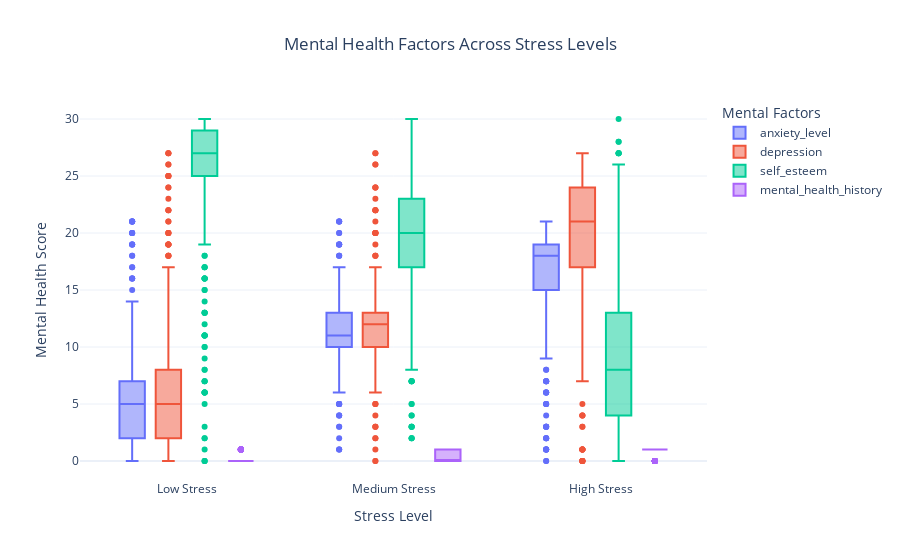

The notebook cell this image was saved under:
### Markdown cell above
### Mental Health Factors Across Stress Levels

### Code cell
mental_cols = [
    "anxiety_level",
    "depression",
    "self_esteem",
    "mental_health_history"
]
# melt -> Converts the dataframe from wide format → long format (required for Plotly box plots).
df_long = df.melt(
    id_vars="stress_level",
    value_vars=mental_cols,
    var_name="Mental Factor",
    value_name="Score"
)
fig = px.box(
    df_long,
    x="stress_level",
    y="Score",
    color="Mental Factor",
    title="Mental Health Factors Across Stress Levels",
    labels={
        "stress_level": "Stress Level",
        "Score": "Mental Health Score"
    }
)

fig.update_layout(
    title_x=0.5,
    xaxis=dict(
        tickmode="array",
        tickvals=[0, 1, 2],
        ticktext=["Low Stress", "Medium Stress", "High Stress"]
    ),
    template="plotly_white",
    legend_title_text="Mental Factors"
)

fig.show()

### Figure 1 — Plotly figure (JSON) as saved in the notebook; plotly's stock layout.template omitted (floating-point values rounded to 4 significant figures; data arrays with more than 128 entries replaced by an {"elided": "..."} marker saying what was removed)
{"data": [{"alignmentgroup": "True", "hovertemplate": "Mental Factor=anxiety_level<br>Stress Level=%{x}<br>Mental Health Score=%{y}<extra></extra>", "legendgroup": "anxiety_level", "marker": {"color": "#636efa"}, "name": "anxiety_level", "notched": false, "offsetgroup": "anxiety_level", "orientation": "v", "showlegend": true, "type": "box", "x": {"elided": "1100 int values"}, "x0": " ", "xaxis": "x", "y": {"elided": "1100 int values"}, "y0": " ", "yaxis": "y"}, {"alignmentgroup": "True", "hovertemplate": "Mental Factor=depression<br>Stress Level=%{x}<br>Mental Health Score=%{y}<extra></extra>", "legendgroup": "depression", "marker": {"color": "#EF553B"}, "name": "depression", "notched": false, "offsetgroup": "depression", "orientation": "v", "showlegend": true, "type": "box", "x": {"elided": "1100 int values"}, "x0": " ", "xaxis": "x", "y": {"elided": "1100 int values"}, "y0": " ", "yaxis": "y"}, {"alignmentgroup": "True", "hovertemplate": "Mental Factor=self_esteem<br>Stress Level=%{x}<br>Mental Health Score=%{y}<extra></extra>", "legendgroup": "self_esteem", "marker": {"color": "#00cc96"}, "name": "self_esteem", "notched": false, "offsetgroup": "self_esteem", "orientation": "v", "showlegend": true, "type": "box", "x": {"elided": "1100 int values"}, "x0": " ", "xaxis": "x", "y": {"elided": "1100 int values"}, "y0": " ", "yaxis": "y"}, {"alignmentgroup": "True", "hovertemplate": "Mental Factor=mental_health_history<br>Stress Level=%{x}<br>Mental Health Score=%{y}<extra></extra>", "legendgroup": "mental_health_history", "marker": {"color": "#ab63fa"}, "name": "mental_health_history", "notched": false, "offsetgroup": "mental_health_history", "orientation": "v", "showlegend": true, "type": "box", "x": {"elided": "1100 int values"}, "x0": " ", "xaxis": "x", "y": {"elided": "1100 int values"}, "y0": " ", "yaxis": "y"}], "layout": {"boxmode": "group", "legend": {"title": {"text": "Mental Factors"}, "tracegroupgap": 0}, "title": {"text": "Mental Health Factors Across Stress Levels", "x": 0.5}, "xaxis": {"anchor": "y", "domain": [0, 1], "tickmode": "array", "ticktext": ["Low Stress", "Medium Stress", "High Stress"], "tickvals": [0, 1, 2], "title": {"text": "Stress Level"}}, "yaxis": {"anchor": "x", "domain": [0, 1], "title": {"text": "Mental Health Score"}}}}
